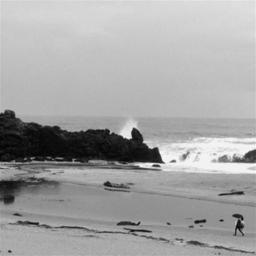
#> input picture training/Coast/10.jpg, 256 x 256 px; its folder holds only this picture in this run
$ python generate_run3.py
#> lines starting #> are read from the running program, lines starting #| are printed output that depends on the picture
### dataset.py
import os
import cv2
import numpy as np
from typing import Tuple

class Dataset():
    def __init__(self, root:str, img_size: Tuple[int, int] = (32, 32), label_exist: bool = True):
        """
        Initialize the Dataset.

        Parameters
        ----------
        root : str
            Path to the root directory. Each subdirectory under `root`
            is treated as one class and should contain `.jpg` images.
        img_size : Tuple[int, int], optional
            Target image size (width, height) to resize each image to.
            Default is (32, 32).
        label_exist : bool, optional
            If False, output of self._labels will be the image filenames
            instead of subdirectory names (class labels). Default is True.
        """
        self._label_exist = label_exist
        self._imgs, self._labels = self._get_img_class(root, img_size)


    def _get_img_class(self, root:str, img_size: Tuple[int, int] = (32, 32)) -> Tuple[np.ndarray, np.ndarray]:
        """
        Load grayscale images and labels from subdirectories.

        This method assumes that `root` contains one subdirectory per class.
        Each subdirectory name is used as the class label, and all `.jpg`
        images inside that subdirectory belong to that class.

        Images are:
        - read in grayscale using OpenCV
        - resized to `img_size`
        - stacked into a single NumPy array

        Parameters
        ----------
        root : str
            Path to the root directory containing class subdirectories.
        img_size : Tuple[int, int], optional
            Target image size (width, height) for resizing each image.

        Returns
        -------
        imgs : numpy.ndarray
            Array of shape (N, H, W) containing all grayscale images.
        labels : numpy.ndarray
            Array of shape (N,) containing the corresponding labels
            (subdirectory names as strings).
        Raises
        ------
        FileNotFoundError
            If the `root` directory does not exist.
        """
#> called with root = 'training', img_size = (256, 256)
        if not os.path.exists(root):
            raise FileNotFoundError(f"File not found: {root}")

        imgs = []
        labels = []

        for name in os.listdir(root):
            # get the subdirectory path
            sub_path = os.path.join(root, name)

            # if the sub_path is not a directory, check if it's an image file
            # if it's not an image file, skip it
            if not os.path.isdir(sub_path) and not sub_path.endswith('.jpg'):
                continue

            # else check if self._label_exist is False, then read the image
            elif not os.path.isdir(sub_path) and self._label_exist is False:
                img_path = sub_path
                img      = cv2.imread(img_path, cv2.IMREAD_GRAYSCALE)
                img      = cv2.resize(img, img_size)

                imgs.append(img)
                labels.append(name)

            # the sub_path is a directory
            else:
                # iterate through all image files in the subdirectory
                for img_name in os.listdir(sub_path):
                    if not img_name.endswith('.jpg'):
                        continue

                    img_path = os.path.join(sub_path, img_name)
                    img      = cv2.imread(img_path, cv2.IMREAD_GRAYSCALE)
#> img is the input picture: shape (256, 256); min 0, max 255, mean 164
#|   Loaded 2 training images
#|   Classes: 2
                    img      = cv2.resize(img, img_size)


                    imgs.append(img)
                    labels.append(name)


        if self._label_exist is False:
            paired = list(zip(imgs, labels))
            paired.sort(key=lambda x: int(x[1].split('.')[0]))  # sort by filename

            # unzip the sorted pairs
            imgs_sorted, labels_sorted = zip(*paired)

            return np.stack(imgs_sorted), np.array(labels_sorted)

        else:
            return np.stack(imgs), np.array(labels)

    # [29 lines left out: functions __len__, __getitem__, not called in this run]

    def get_data(self):
        return self._imgs, self._labels

    # [13 lines left out: function shuffle_data, not called in this run]

    @property
    def label_exist(self) -> bool:
        return self._label_exist

    # [23 lines left out: function runtxt_write, not called in this run]

### phow_gaussian_pyramid.py
import numpy as np
import cv2
from sklearn.cluster import MiniBatchKMeans
from sklearn.preprocessing import normalize


class PHOWGaussianPyramid:
    """
    PHOW with Gaussian Pyramid
    Combines Dense SIFT at multiple Gaussian pyramid scales with spatial pooling
    This method extracts spatial pyramid features at each Gaussian pyramid level,
    capturing both multi-scale and spatial layout information
    """
    def __init__(self, n_words=250, max_sample=200000, batch_size=100,
                 gaussian_scales=2, scale_factor=0.7,
                 spatial_levels=[0, 1], step_size=8, random_state=0):
        """
        Parameters
        ----------
        n_words : int
            Visual vocabulary size
        max_sample : int
            Maximum number of descriptors to sample
        batch_size : int
            Batch size for MiniBatchKMeans
        gaussian_scales : int
            Number of Gaussian pyramid scales (including original image)
        scale_factor : float
            Gaussian pyramid scale factor (each level relative to previous level)
        spatial_levels : list
            Spatial pyramid levels, e.g., [0, 1] represents 1x1, 2x2 grids
        step_size : int
            Step size for dense sampling
        random_state : int
            Random seed
        """
        self._n_words = n_words
        self._max_sample = max_sample
        self._batch_size = batch_size
        self._gaussian_scales = gaussian_scales
        self._scale_factor = scale_factor
        self._spatial_levels = spatial_levels
        self._step_size = step_size
        self._random_state = random_state

        self.sift = cv2.SIFT_create()
        self.kmeans = None

        # Calculate feature dimension
        self._feature_dim = self._calculate_feature_dim()

    def _calculate_feature_dim(self):
        """
        Calculate total feature dimension
        Each Gaussian scale contributes spatial pyramid histograms
        """
        total_dim = 0
        for spatial_level in self._spatial_levels:
            n_cells = (2 ** spatial_level) ** 2  # level 0: 1, level 1: 4, level 2: 16
            total_dim += n_cells * self._n_words

        # Multiply by number of Gaussian scales
        total_dim *= self._gaussian_scales

        return total_dim

    @property
    def feature_dim(self):
        return self._feature_dim

    def _build_gaussian_pyramid(self, img: np.ndarray) -> list:
        """
        Build Gaussian pyramid

        Parameters
        ----------
        img : numpy.ndarray
            Input image

        Returns
        -------
        list
            Pyramid levels list, from large to small
        """
        pyramid = [img]
        current_img = img.copy()

        for i in range(1, self._gaussian_scales):
            # Calculate new size
            new_size = (int(current_img.shape[1] * self._scale_factor),
                       int(current_img.shape[0] * self._scale_factor))

            # Gaussian blur first, then downsample
            blurred = cv2.GaussianBlur(current_img, (5, 5), 1.0)
            scaled = cv2.resize(blurred, new_size, interpolation=cv2.INTER_LINEAR)

            pyramid.append(scaled)
            current_img = scaled

        return pyramid

    def _extract_dense_sift_single_img(self, img: np.ndarray) -> np.ndarray:
        """
        Extract Dense SIFT descriptors from a single image

        Parameters
        ----------
        img : numpy.ndarray
            Input image

        Returns
        -------
        numpy.ndarray
            SIFT descriptors
        list
            Keypoints
        """
        if img.dtype != np.uint8:
            img = img.astype(np.uint8)

        h, w = img.shape[:2]

        # Dense sampling: use grid with fixed step size
        keypoints = [cv2.KeyPoint(x, y, self._step_size)
                    for y in range(0, h, self._step_size)
                    for x in range(0, w, self._step_size)]

        if len(keypoints) == 0:
            return np.zeros((0, 128), dtype=np.float32), []

        keypoints, desc = self.sift.compute(img, keypoints)

        if desc is None:
            return np.zeros((0, 128), dtype=np.float32), []

        return desc.astype(np.float32), keypoints

    def _extract_spatial_pyramid_histogram(self, img: np.ndarray) -> np.ndarray:
        """
        Extract spatial pyramid histogram from a single image scale

        Parameters
        ----------
        img : numpy.ndarray
            Input image at a specific Gaussian scale

        Returns
        -------
        numpy.ndarray
            Spatial pyramid feature vector for this image scale
        """
        if img.dtype != np.uint8:
            img = img.astype(np.uint8)

        h, w = img.shape[:2]
        all_histograms = []

        for spatial_level in self._spatial_levels:
            # Number of grid cells in this spatial level
            n_cells = 2 ** spatial_level  # level 0: 1, level 1: 2, level 2: 4
            cell_h = h // n_cells
            cell_w = w // n_cells

            level_histograms = []

            # Iterate through each grid cell
            for i in range(n_cells):
                for j in range(n_cells):
                    # Calculate boundaries of current grid
                    y_start = i * cell_h
                    y_end = (i + 1) * cell_h if i < n_cells - 1 else h
                    x_start = j * cell_w
                    x_end = (j + 1) * cell_w if j < n_cells - 1 else w

                    # Extract grid region
                    cell = img[y_start:y_end, x_start:x_end]

                    # Extract Dense SIFT within this grid
                    desc, kps = self._extract_dense_sift_single_img(cell)

                    # Build histogram
                    if desc.shape[0] == 0:
                        hist = np.zeros(self._n_words, dtype=np.float32)
                    else:
                        word_indices = self.kmeans.predict(desc)
                        hist, _ = np.histogram(word_indices, bins=np.arange(self._n_words + 1))
                        hist = hist.astype(np.float32)

                    # L2 normalization
                    hist = normalize(hist.reshape(1, -1), norm='l2').squeeze(0)
                    level_histograms.append(hist)

            # Weight by spatial pyramid level (optional)
            # level 0 weight: 1/(2^0) = 1
            # level 1 weight: 1/(2^1) = 0.5
            weight = 1.0 / (2 ** spatial_level)
            level_histograms = [h * weight for h in level_histograms]

            all_histograms.extend(level_histograms)

        # Concatenate histograms from all spatial levels
        feature = np.concatenate(all_histograms)

        # Overall L2 normalization
        feature = normalize(feature.reshape(1, -1), norm='l2').squeeze(0)

        return feature

    def _extract_full_pyramid_features(self, img: np.ndarray) -> np.ndarray:
        """
        Extract features from both Gaussian pyramid and spatial pyramid

        Parameters
        ----------
        img : numpy.ndarray
            Input image

        Returns
        -------
        numpy.ndarray
            Complete feature vector combining Gaussian and spatial pyramids
        """
        # Build Gaussian pyramid
        gaussian_pyramid = self._build_gaussian_pyramid(img)

        all_features = []

        # Extract spatial pyramid features at each Gaussian scale
        for gaussian_level, pyr_img in enumerate(gaussian_pyramid):
            spatial_features = self._extract_spatial_pyramid_histogram(pyr_img)

            # Optional: weight by Gaussian pyramid level
            # Coarser scales get lower weight
            weight = 1.0 / (2 ** gaussian_level)
            spatial_features = spatial_features * weight

            all_features.append(spatial_features)

        # Concatenate features from all Gaussian scales
        feature = np.concatenate(all_features)

        # Final L2 normalization
        feature = normalize(feature.reshape(1, -1), norm='l2').squeeze(0)

        return feature

    def _extract_all_descriptors(self, imgs):
        """
        Extract SIFT descriptors from all images for training codebook

        Parameters
        ----------
        imgs : list
            List of images

        Returns
        -------
        numpy.ndarray
            Stacked array of all descriptors
        """
        all_desc = []

        for i, img in enumerate(imgs):
            # Build Gaussian pyramid for this image
            gaussian_pyramid = self._build_gaussian_pyramid(img)

            # Extract descriptors from all Gaussian scales
            for pyr_img in gaussian_pyramid:
                desc, _ = self._extract_dense_sift_single_img(pyr_img)
                if desc.shape[0] > 0:
                    all_desc.append(desc)

            if (i + 1) % 100 == 0:
                print(f"[PHOWGaussianPyramid] Processed {i + 1}/{len(imgs)} images")
#> this loop made 2 passes
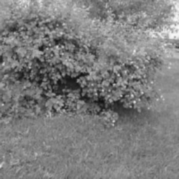
#> pyr_img: shape (179, 179); min 17, max 247, mean 124.9
#> after the loop, all_desc = 4 items

        if len(all_desc) == 0:
            raise ValueError("No descriptors extracted!")

        return np.vstack(all_desc)
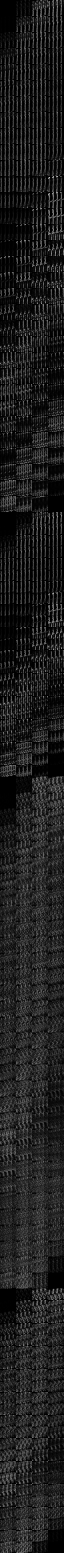
#> returned value: shape (3106, 128) float32 (shown at 1/2 size); min 0, max 225, mean 30.7

    def fit(self, imgs):
        """
        Train visual vocabulary (codebook)

        Parameters
        ----------
        imgs : list
            List of training images

        Returns
        -------
        self
        """
        print(f"[PHOWGaussianPyramid] Extracting Dense SIFT from Gaussian + Spatial pyramids...")
        print(f"[PHOWGaussianPyramid] Gaussian scales: {self._gaussian_scales}, Spatial levels: {self._spatial_levels}")

        all_desc = self._extract_all_descriptors(imgs)
        print(f"[PHOWGaussianPyramid] Total descriptors: {all_desc.shape[0]}")
#| [PHOWGaussianPyramid] Total descriptors: 3106

        # Fix random seed
        rng = np.random.default_rng(self._random_state)

        # Sampling
        if all_desc.shape[0] > self._max_sample:
            sample_indices = rng.choice(all_desc.shape[0],
                                       size=self._max_sample,
                                       replace=False)
            sample_desc = all_desc[sample_indices]
            print(f"[PHOWGaussianPyramid] Sampled {sample_desc.shape[0]} descriptors")
        else:
            sample_desc = all_desc

        # K-Means clustering
        print(f"[PHOWGaussianPyramid] Training K-Means (n_clusters={self._n_words})...")
        self.kmeans = MiniBatchKMeans(
            n_clusters=self._n_words,
            batch_size=self._batch_size,
            random_state=self._random_state,
            verbose=0
        )
        self.kmeans.fit(sample_desc)

        print(f"[PHOWGaussianPyramid] Training complete! Feature dimension: {self._feature_dim}")
        return self

    def transform(self, imgs):
        """
        Transform images to PHOW-Gaussian pyramid features

        Parameters
        ----------
        imgs : list
            List of images

        Returns
        -------
        numpy.ndarray
            Feature matrix (n_images, feature_dim)
        """
        if self.kmeans is None:
            raise Exception("Model not trained yet, please call fit() first!")

        X = []
        for i, img in enumerate(imgs):
            feature = self._extract_full_pyramid_features(img)
            X.append(feature)

            if (i + 1) % 100 == 0:
                print(f"[PHOWGaussianPyramid] Processed {i + 1}/{len(imgs)} images")
#> this loop made 2 passes
#> after the loop, X = 2 items

        return np.vstack(X)

    # [16 lines left out: function fit_transform, not called in this run]


# [29 lines that do not run on import are left out]

### generate_run3.py
"""
Generate run3.txt predictions using the best method: PHOW-Gaussian Pyramid + Chi2-SVM

This script:
1. Loads all training data (1500 images)
2. Trains the PHOW-Gaussian Pyramid feature extractor with optimal parameters
3. Trains Chi2-SVM classifier with C=0.1
4. Loads test data (2985 images, unlabeled)
5. Generates predictions and writes to run3.txt
"""

import numpy as np
from sklearn.pipeline import Pipeline
from sklearn.svm import LinearSVC
from sklearn.kernel_approximation import AdditiveChi2Sampler
from dataset import Dataset
from phow_gaussian_pyramid import PHOWGaussianPyramid

def main():
    print("=" * 60)
    print("Generating Run 3 Predictions")
    print("=" * 60)
    print("\nMethod: PHOW-Gaussian Pyramid + Chi2-LinearSVC")
    print("Parameters:")
    print("  - n_words: 250")
    print("  - gaussian_scales: 2")
    print("  - spatial_levels: [0, 1]")
    print("  - C: 0.1")
    print("  - sample_steps: 3")
    print()

    # Load full training data
    print("[1/5] Loading training data...")
    training = Dataset(r"training", img_size=(256, 256))
    train_imgs, train_labels = training.get_data()
    print(f"  Loaded {len(train_imgs)} training images")
    print(f"  Classes: {len(np.unique(train_labels))}")

    # Initialize PHOW-Gaussian Pyramid feature extractor
    print("\n[2/5] Training PHOW-Gaussian Pyramid feature extractor...")
    phow_gaussian = PHOWGaussianPyramid(
        n_words=250,
        gaussian_scales=2,
        scale_factor=0.7,
        spatial_levels=[0, 1],
        step_size=8,
        max_sample=100000,
        random_state=42
    )

    # Learn vocabulary from all training images
    print("  Learning visual vocabulary...")
    phow_gaussian.fit(train_imgs)
    print(f"  Vocabulary size: {phow_gaussian._n_words}")

    # Transform training images
    print("  Transforming training images...")
    X_train = phow_gaussian.transform(train_imgs)
    print(f"  Feature dimension: {X_train.shape[1]}")
#|   Feature dimension: 2500

    # Train Chi2-SVM classifier
    print("\n[3/5] Training Chi2-LinearSVC classifier...")
    pipeline = Pipeline([
        ('chi2', AdditiveChi2Sampler(sample_steps=3)),
        ('svm', LinearSVC(C=0.1, max_iter=10000, random_state=42))
    ])

    print("  Fitting classifier on training data...")
    pipeline.fit(X_train, train_labels)
    print("  Training complete!")

    # Load test data (unlabeled)
    print("\n[4/5] Loading test data...")
    testing = Dataset(r"testing", img_size=(256, 256), label_exist=False)
    test_imgs, _ = testing.get_data()
    print(f"  Loaded {len(test_imgs)} test images")

    # Generate predictions
    print("\n[5/5] Generating predictions...")
    X_test = phow_gaussian.transform(test_imgs)
    predictions = pipeline.predict(X_test)
    print(f"  Generated {len(predictions)} predictions")

    # Write predictions to run3.txt
    output_file = "run3.txt"
    testing.runtxt_write(predictions, filepath=output_file)

    print("\n" + "=" * 60)
    print(f"[SUCCESS] Predictions saved to {output_file}")
    print("=" * 60)

    # Show sample predictions
    print("\nSample predictions (first 10):")
    with open(output_file, 'r') as f:
        for i, line in enumerate(f):
            if i < 10:
                print(f"  {line.strip()}")
            else:
                break

    print(f"\nTotal predictions: {len(predictions)}")
    print(f"Unique classes predicted: {len(np.unique(predictions))}")

    # Show class distribution
    unique, counts = np.unique(predictions, return_counts=True)
    print("\nPrediction distribution:")
    for cls, count in sorted(zip(unique, counts), key=lambda x: x[1], reverse=True):
        print(f"  {cls}: {count} images ({count/len(predictions)*100:.1f}%)")

    print("\n[DONE] Run 3 predictions ready for submission!")

if __name__ == "__main__":
#> (the run stopped early here; a loop or call above may not have finished)
